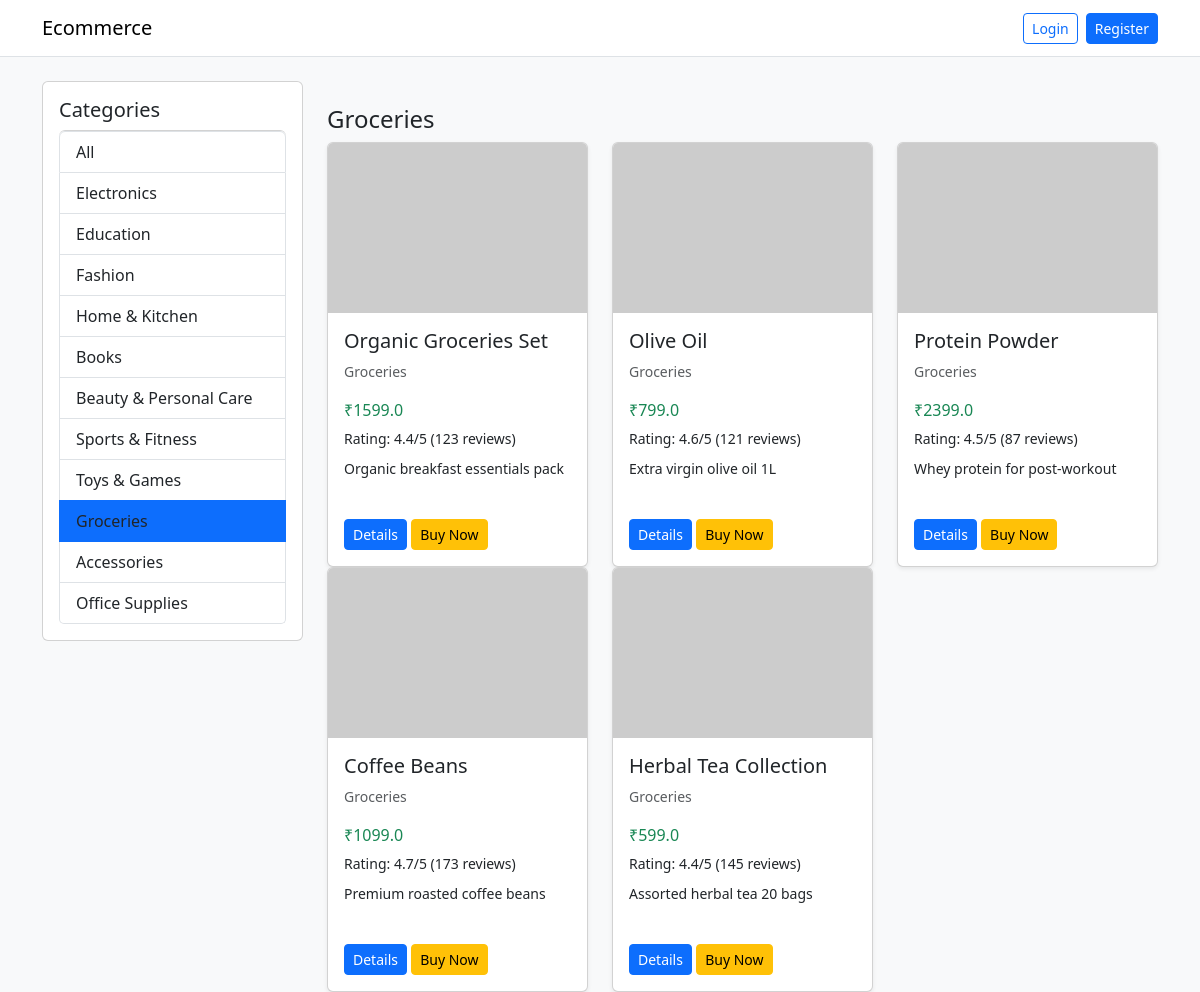
The page /products?category=Groceries on the database its author committed.
### tables this page shows
CREATE TABLE products (
            product_id INTEGER PRIMARY KEY AUTOINCREMENT,
            product_name TEXT,
            category TEXT,
            price REAL
        , image_url TEXT, description TEXT, rating REAL, review_count INTEGER);

### app.py (the view)
@app.route('/products')
def products():
    user = get_logged_in_user()
    selected_category = request.args.get('category', '')
    search_query = request.args.get('q', '').strip()
    db = get_db()
    cursor = db.cursor()
    cursor.execute('SELECT DISTINCT category FROM products')
    categories = [c[0] for c in cursor.fetchall()]
    if search_query:
        like_term = f'%{search_query}%'
        cursor.execute('SELECT product_id, product_name, category, price, image_url, description, rating, review_count FROM products WHERE product_name LIKE ? OR description LIKE ? OR category LIKE ? ORDER BY category, product_id', (like_term, like_term, like_term))
    elif selected_category and selected_category in categories:
        cursor.execute('SELECT product_id, product_name, category, price, image_url, description, rating, review_count FROM products WHERE category = ? ORDER BY product_id', (selected_category,))
    else:
        cursor.execute('SELECT product_id, product_name, category, price, image_url, description, rating, review_count FROM products ORDER BY category, product_id')
    products_list = cursor.fetchall()
    cursor.close()
    db.close()
    products_data = [
        {
            'product_id': p[0],
            'product_name': p[1],
            'category': p[2],
            'price': p[3],
            'image_url': p[4] or 'https://via.placeholder.com/300x200?text=Product',
            'description': p[5] or 'No description available.',
            'rating': p[6] or 0,
            'review_count': p[7] or 0
        }
        for p in products_list
    ]
    grouped = {}
    for item in products_data:
        grouped.setdefault(item['category'], []).append(item)
    return render_template('products.html', categories=categories, selected_category=selected_category, grouped_products=grouped, user=user)

### app.py (called while the page is built, shortened)
def get_logged_in_user():
    if 'user_id' not in session:
        return None

### db.py (called while the page is built)
def get_db():
    return sqlite3.connect('ecommerce.db')

### templates/products.html (shortened to what this page needs)
<!DOCTYPE html>
<html>
<head>
    <link href="https://cdn.jsdelivr.net/npm/bootstrap@5.3.0/dist/css/bootstrap.min.css" rel="stylesheet">
</head>
<body class="bg-light">
<nav class="navbar navbar-expand-lg navbar-light bg-white border-bottom">
    <div class="container">
        <a class="navbar-brand" href="/">Ecommerce</a>
        <div class="d-flex align-items-center">
            {% if user %}
                <span class="me-3">Welcome, {{ user.name }}</span>
                <a class="btn btn-outline-secondary btn-sm" href="/logout">Logout</a>
            {% else %}
                <a class="btn btn-outline-primary btn-sm me-2" href="/login">Login</a>
                <a class="btn btn-primary btn-sm" href="/register">Register</a>
            {% endif %}
        </div>
    </div>
</nav>
<div class="container mt-4">
    <div class="row">
        <div class="col-md-3">
            <div class="card p-3 mb-3">
                <h5>Categories</h5>
                <ul class="list-group">
                    <li class="list-group-item {% if not selected_category %}active{% endif %}"><a href="/products" class="text-decoration-none text-dark">All</a></li>
                    {% for category in categories %}
                        <li class="list-group-item {% if selected_category == category %}active{% endif %}"><a href="/products?category={{ category }}" class="text-decoration-none text-dark">{{ category }}</a></li>
                    {% endfor %}
                </ul>
            </div>
        </div>
        <div class="col-md-9">
            {% for category, items in grouped_products.items() %}
                <h4 class="mt-4">{{ category }}</h4>
                <div class="row">
                    {% for product in items %}
                        <div class="col-md-4">
                            <div class="card mb-4 shadow-sm" style="height:100%;">
                                <img src="{{ product.image_url or 'https://via.placeholder.com/300x200?text=Product' }}" class="card-img-top" alt="{{ product.product_name }}" style="height: 170px; object-fit: cover;">
                                <div class="card-body d-flex flex-column">
                                    <h5>{{ product.product_name }}</h5>
                                    <p class="text-muted small">{{ product.category }}</p>
                                    <p class="mb-1 text-success">₹{{ product.price }}</p>
                                    <div class="mb-2">
                                        <small>Rating: {{ '%.1f'|format(product.rating) }}/5 ({{ product.review_count }} reviews)</small>
                                    </div>
                                    <p class="small text-truncate">{{ product.description }}</p>
                                    <div class="mt-auto">
                                        <a class="btn btn-primary btn-sm" href="/product/{{ product.product_id }}">Details</a>
                                        <form action="/buy/{{ product.product_id }}" method="POST" class="d-inline">
                                            <button class="btn btn-warning btn-sm">Buy Now</button>
                                        </form>
                                    </div>
                                </div>
                            </div>
                        </div>
                    {% endfor %}
                </div>
            {% endfor %}
        </div>
    </div>
</div>
</body>
</html>

### rows shown on the page
products: category "Groceries", product_name "Organic Groceries Set", price "1599.0", rating "4.4", review_count "123", description "Organic breakfast essentials pack"
products: product_name "Olive Oil", category "Groceries", price "799.0", rating "4.6", review_count "121", description "Extra virgin olive oil 1L"
products: product_name "Protein Powder", category "Groceries", price "2399.0", rating "4.5", review_count "87", description "Whey protein for post-workout"
products: product_name "Coffee Beans", category "Groceries", price "1099.0", rating "4.7", review_count "173", description "Premium roasted coffee beans"
products: product_name "Herbal Tea Collection", category "Groceries", price "599.0", rating "4.4", review_count "145", description "Assorted herbal tea 20 bags"

### other values the page prints
{{ category }} "Electronics" "Education" "Fashion" "Home & Kitchen" "Books" "Beauty & Personal Care" "Sports & Fitness" "Toys & Games" "Groceries" "Accessories" "Office Supplies"
